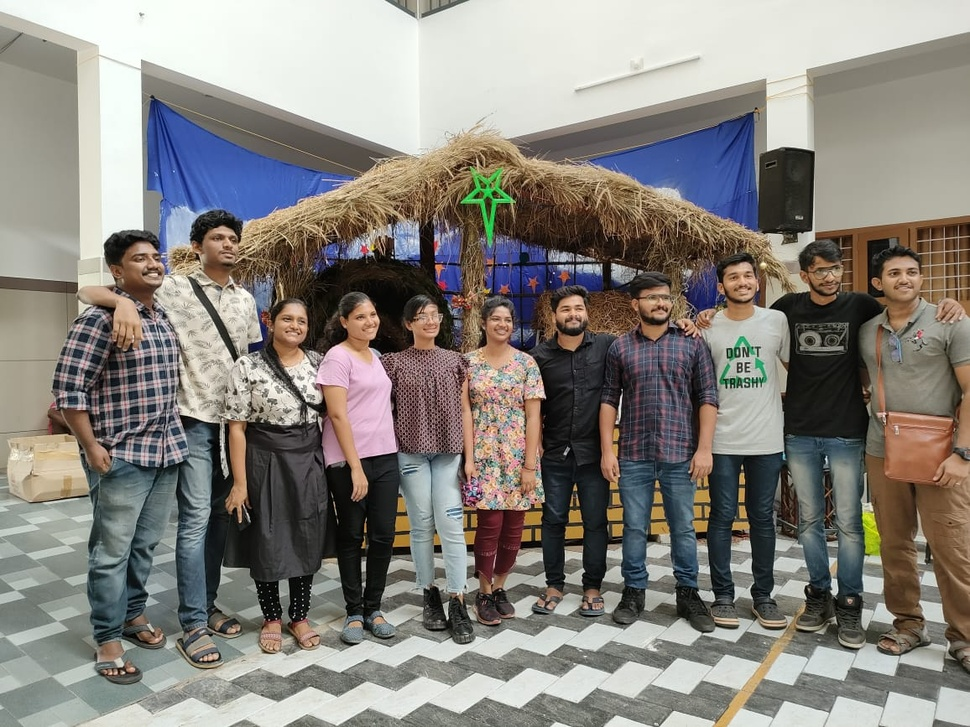
#> input picture images/1.jpeg, 970 x 727 px, shrunk from 1156 x 867 before the run, given in place of the camera
$ python selfie_taker.py
#> lines starting #> are read from the running program, lines starting #| are printed output that depends on the picture
import cv2
import numpy as np
import os
import shutil
# from authentication import authenticate

def take_picture():
    camera = cv2.VideoCapture(0)
    return_value, image = camera.read()
#> image is the input picture: shape (727, 970, 3); mean B, G, R 125.2, 131.2, 135.1
    cv2.imwrite("selfie.jpg", image)
    del(camera)

def detect_face(image_path):
#> called with image_path = 'selfie.jpg'
    image = cv2.imread(image_path)
    gray = cv2.cvtColor(image, cv2.COLOR_BGR2GRAY)
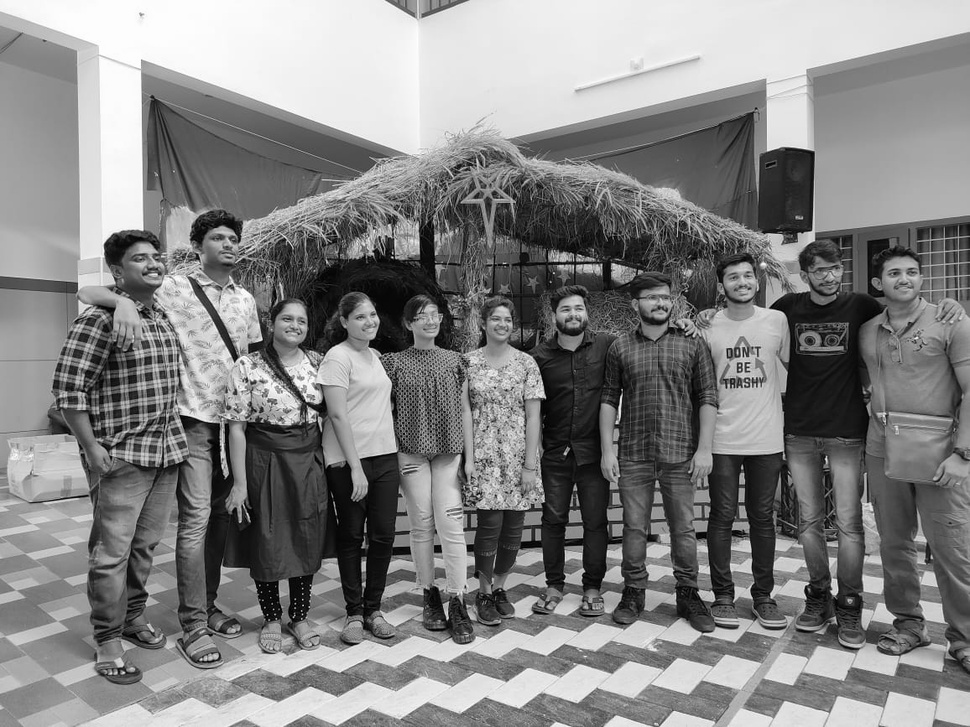
#> gray: shape (727, 970); min 0, max 255, mean 131.7
    face_cascade = cv2.CascadeClassifier("haarcascades/haarcascade_frontalface_default.xml")
    faces = face_cascade.detectMultiScale(gray, scaleFactor=1.3, minNeighbors=5)
#> faces = [[556, 296, 34, 34], [351, 303, 34, 34], [273, 303, 43, 43], [202, 220, 47, 47], [879, 253, 51, 51], [718, 255, 50, 50]]
    for (x, y, w, h) in faces:
        cv2.rectangle(image, (x,y), (x+w, y+h), (0,255,0), 2)
#> this loop made 6 passes
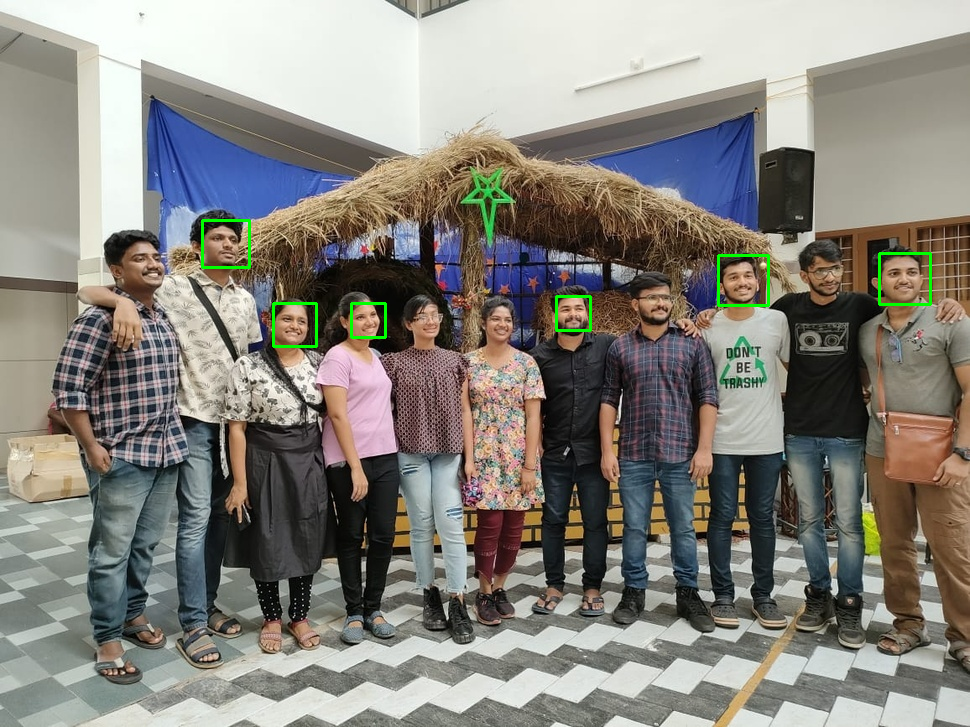
#> image: shape (727, 970, 3); mean B, G, R 125, 132, 134.7
    cv2.imwrite("selfie_with_face.jpg", image)
    return gray

def search_images(folder_path, detected_face):
#> called with folder_path = 'images'
    for root, dirs, files in os.walk(folder_path):
        for file in files:
            if file.endswith(".jpeg"):
                image_path = os.path.join(root, file)
                image = cv2.imread(image_path)
                gray = cv2.cvtColor(image, cv2.COLOR_BGR2GRAY)
                face_cascade = cv2.CascadeClassifier("haarcascades/haarcascade_frontalface_default.xml")
                faces = face_cascade.detectMultiScale(gray, scaleFactor=1.3, minNeighbors=5)
#> faces = [[556, 296, 34, 34], [351, 303, 34, 34], [273, 303, 44, 44], [202, 220, 47, 47], [879, 253, 51, 51], [718, 255, 50, 50]]
                for (x, y, w, h) in faces:
                    face_from_image = gray[y:y+h, x:x+w]
                    result = cv2.matchTemplate(detected_face, face_from_image, cv2.TM_CCOEFF_NORMED)
                    print(result)

                    if np.any(result >= 0.7):
                        save_matched_image(image_path)
                        print(f'Image {file} contains the same face and saved to matched_images folder')
                    else:
                        print(f'Image {file} does not contain the same face')
#> this loop made 6 passes
#> (printed output is left out)
#> pass 1, in search_images, `face_from_image = gray[y:y+h, x:x+w]`:
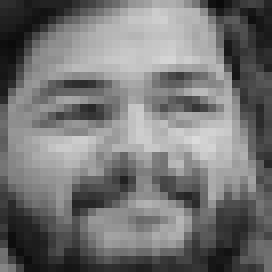
#> face_from_image: shape (34, 34) (shown 8 times larger); min 10, max 219, mean 116.8
#> pass 1, in search_images, `result = cv2.matchTemplate(detected_face, face_from_image, cv2.TM_CCOE..`:
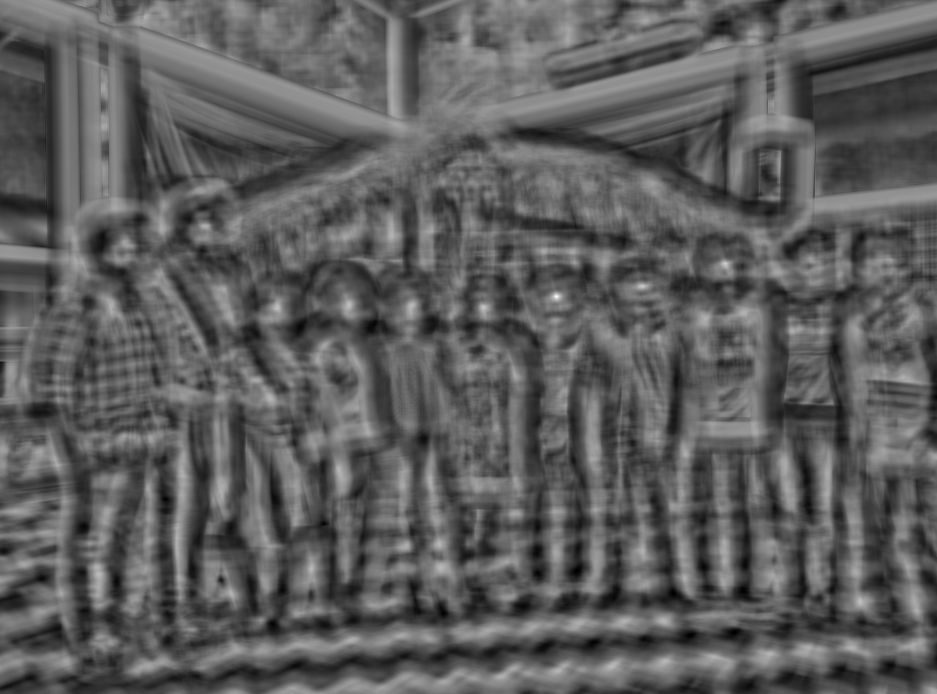
#> result: shape (694, 937) float32; min -0.564, max 1, mean 0.00715; drawn with min black and max white
#> pass 2, in search_images, `face_from_image = gray[y:y+h, x:x+w]`:
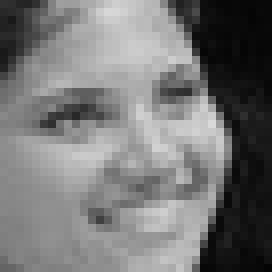
#> face_from_image: shape (34, 34) (shown 8 times larger); min 4, max 217, mean 117.6
#> pass 2, in search_images, `result = cv2.matchTemplate(detected_face, face_from_image, cv2.TM_CCOE..`:
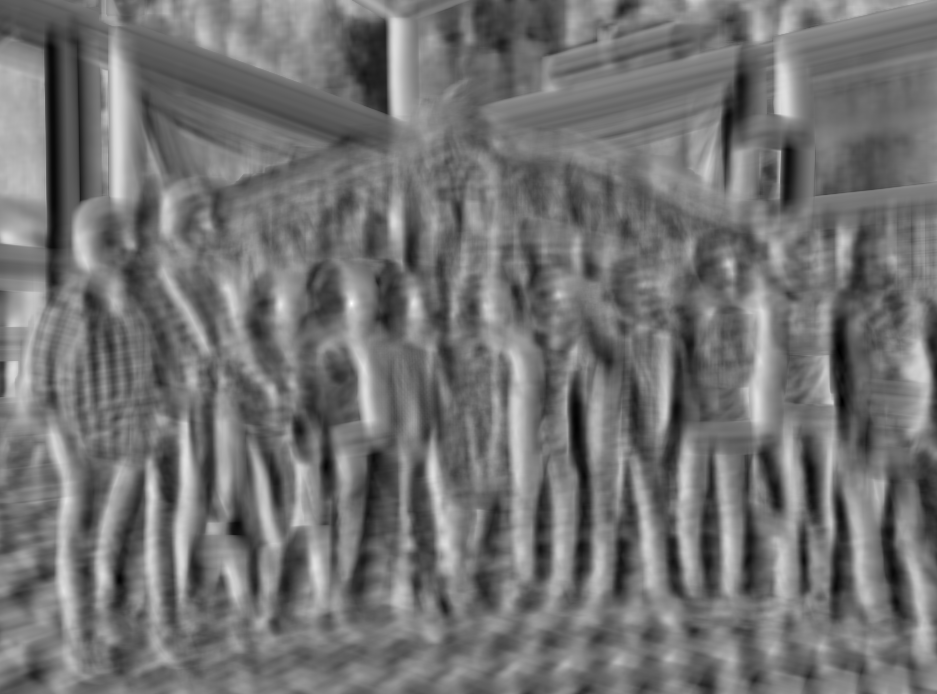
#> result: shape (694, 937) float32; min -0.817, max 1, mean 0.00266; drawn with min black and max white

def save_matched_image(image_path):
    shutil.copy(image_path, "images/match/")

def take_selfie_and_search():
    take_picture()
    detected_face = detect_face("selfie.jpg")
    print("pic saved")
    search_images("images", detected_face)

take_selfie_and_search()
